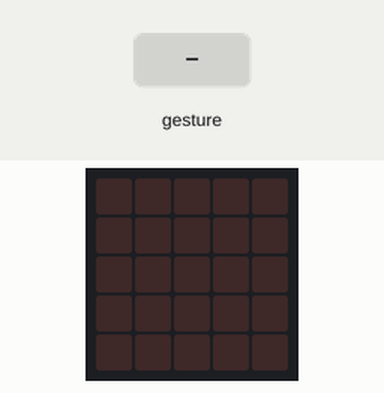
Simulated run of this program. Board: BBC micro:bit (MakeCode). On the bench: the board's 5×5 LED display. The test bench sets the inputs (shaded band). A tilt is held for 1.5 s and a shake lasts 1 s, then the board lies face up again.

Above: at 1.2 s.
1.3 s: gesture 'logo up'
At 2.0 s:
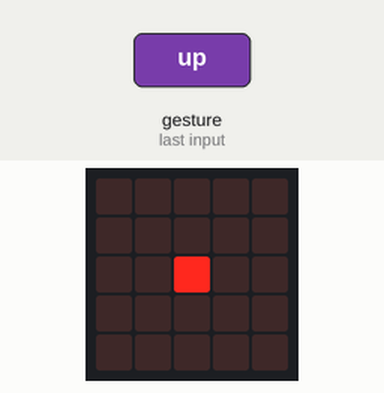
2.9 s: gesture 'logo down'
At 4.1 s:
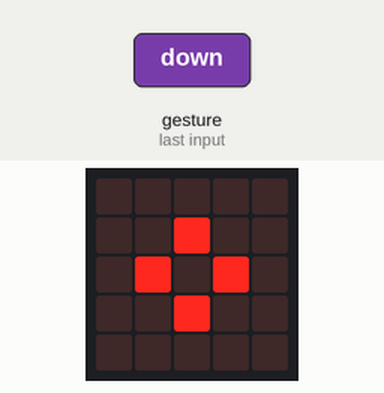
4.4 s: gesture 'tilt left'
At 5.5 s:
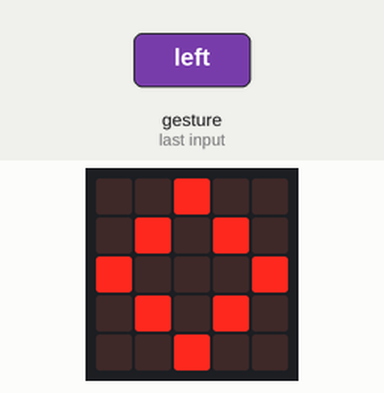
6.0 s: gesture 'tilt right'
At 6.7 s:
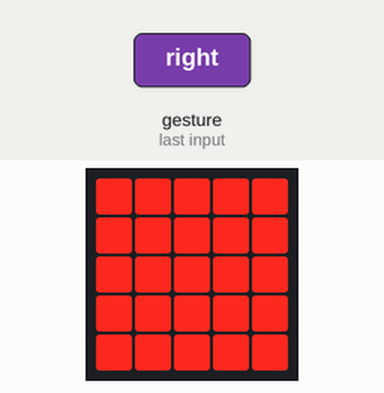
Timing chart, 0 to 8.5 s (numbered marks = the images above; inputs shaded):
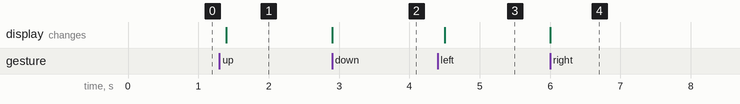

Measured:
- after the input at 1.3 s, the display: changes after 0.10 s (image 1)
- after the input at 2.9 s, the display: changes at once (image 2)
- after the input at 4.4 s, the display: changes after 0.10 s (image 3)
- after the input at 6.0 s, the display: changes at once (image 4)

The program:

main.ts
```typescript
input.onGesture(Gesture.LogoUp, function () {
    basic.showLeds(`
        . . . . .
        . . . . .
        . . # . .
        . . . . .
        . . . . .
        `)
})
input.onGesture(Gesture.LogoDown, function () {
    basic.showLeds(`
        . . . . .
        . . # . .
        . # . # .
        . . # . .
        . . . . .
        `)
})
input.onGesture(Gesture.TiltLeft, function () {
    basic.showLeds(`
        . . # . .
        . # . # .
        # . . . #
        . # . # .
        . . # . .
        `)
})
input.onGesture(Gesture.TiltRight, function () {
    basic.showLeds(`
        # # # # #
        # # # # #
        # # # # #
        # # # # #
        # # # # #
        `)
})
```

test.ts
```typescript
// os teses vão aqui; isto não será compilado quando este pacote for usado como extensão.
```
